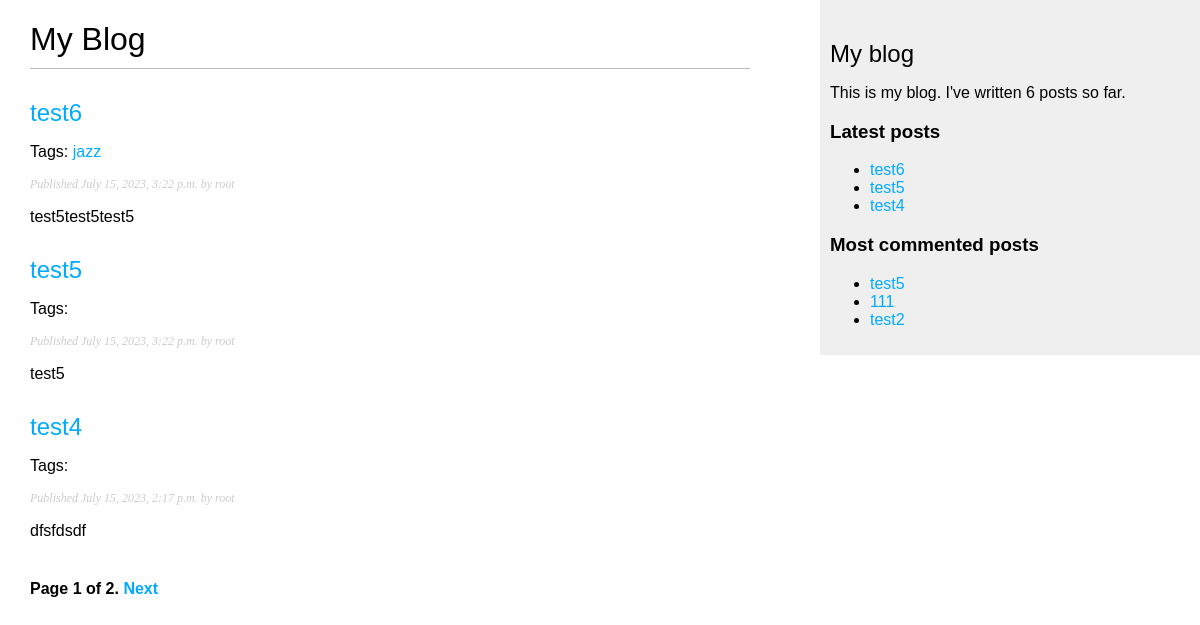
The page /blog/ on the database as committed earlier.
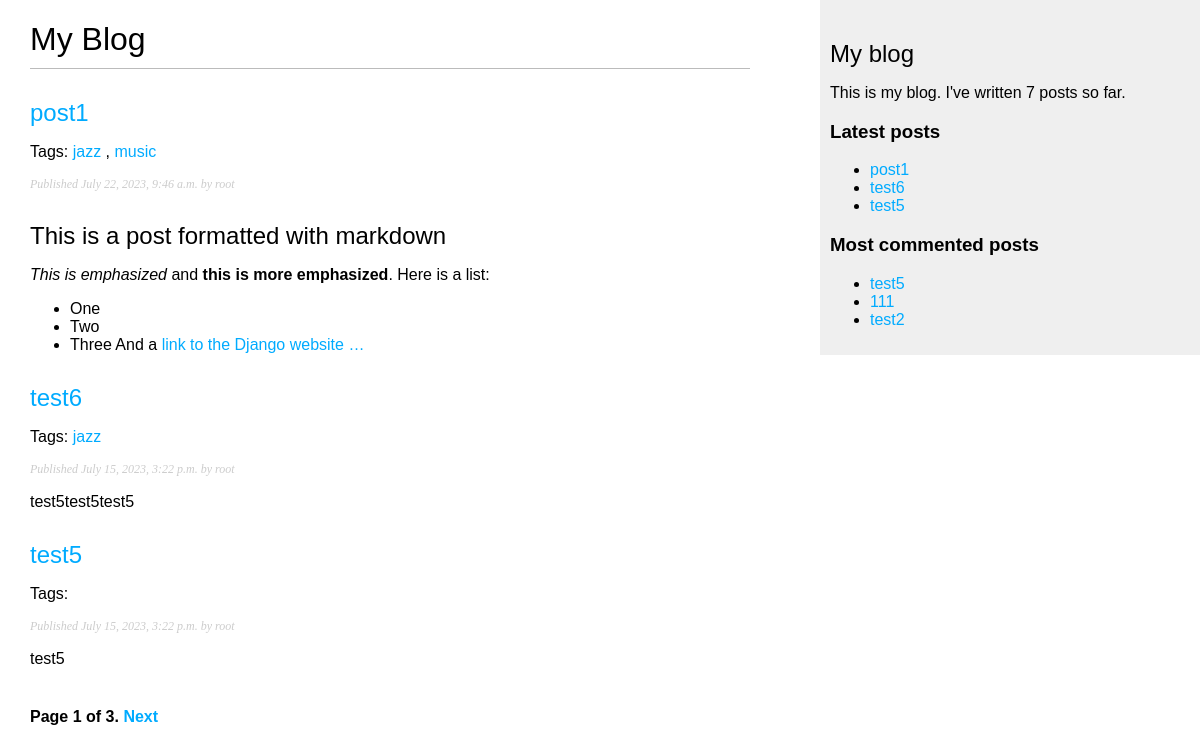
The same page on the database as committed later.
### blog/models.py (models this page shows, shortened)
class Post(models.Model):
    class Status(models.TextChoices):
        DRAFT = 'DF', 'Draft'
        PUBLISHED = 'PB', 'Published'
    title = models.CharField(max_length=250)
    slug = models.SlugField(max_length=250, unique_for_date='publish')
    author = models.ForeignKey(User,
                               on_delete=models.CASCADE,
                               related_name='blog_posts')
    body = models.TextField()
    publish = models.DateTimeField(default=timezone.now)
    created = models.DateTimeField(auto_now_add=True)
    updated = models.DateTimeField(auto_now=True)
    status = models.CharField(max_length=2,
                              choices=Status.choices,
                              default=Status.DRAFT)
    tags = TaggableManager()
    objects = models.Manager()
    published = PublishedManager()
    class Meta:
        ordering = ['-publish']
        indexes = [
            models.Index(fields=['-publish']),
        ]
    def get_absolute_url(self):
        return reverse('blog:post_detail',
                       args=[self.publish.year, self.publish.month, self.publish.day, self.slug])

### blog/views.py (the view)
# urls.py: path('', views.post_list, name='post_list'),
def post_list(request, tag_slug=None):
    post_list = Post.published.all()
    tag = None
    if tag_slug:
        tag = get_object_or_404(Tag, slug=tag_slug)
        post_list = post_list.filter(tags__in=[tag])
    paginator = Paginator(post_list, 3)
    page_number = request.GET.get('page', 1)
    try:
        posts = paginator.page(page_number)
    except EmptyPage:
        posts = paginator.page(paginator.num_pages)
    except PageNotAnInteger:
        posts = paginator.page(paginator.num_pages)
    return render(request, 'post/list.html', {'posts': posts, 'tag': tag})

### blog/models.py (called while the page is built)
    def get_queryset(self):
        return super().get_queryset().filter(status=Post.Status.PUBLISHED)

### blog/templatetags/blog_tags.py (called while the page is built)
@register.simple_tag
def total_posts():
    return Post.published.count()

@register.simple_tag
def get_most_commented_posts(count=3):
    return Post.published.annotate(total_comments=Count('comments')).order_by('-total_comments')[:count]

@register.inclusion_tag('post/latest_posts.html')
def show_latest_posts(count=3):
    latest_posts = Post.published.order_by('-publish')[:count]
    return {'latest_posts': latest_posts}

@register.filter(name='markdown')
def markdown_format(text):
    return mark_safe(markdown.markdown(text))

### blog/templates/post/list.html (shortened to what this page needs)
{% extends "base.html" %}
{% load blog_tags %}
{% block content %}
 <h1>My Blog</h1>
 {% for post in posts %}
 <h2>
 <a href="{{ post.get_absolute_url }}">
 {{ post.title }}
 </a>
 </h2>
 <p class="tags">Tags:
      {% for tag in post.tags.all %}
     <a href="{% url "blog:post_list_by_tag" tag.slug %}">
     {{ tag.name }}
     </a>
     {% if not forloop.last %}, {% endif %}
     {% endfor %}
 </p>
 <p class="date">
 Published {{ post.publish }} by {{ post.author }}
 </p>
 {{ post.body|markdown|truncatewords_html:30 }}
 {% endfor %}
    {% include "pagination.html" with page=posts  %}
{% endblock %}

### blog/templates/base.html (shortened to what this page needs)
{% load blog_tags %}
{% load static %}
<!DOCTYPE html>
<html>
<head>
 <link href="{% static "css/blog.css" %}" rel="stylesheet">
</head>
<body>
 <div id="content">
 {% block content %}
 {% endblock %}
 </div>
 <div id="sidebar">
 <h2>My blog</h2>
 <p>
     This is my blog.
     I've written {% total_posts %} posts so far.
 </p>
     <h3>Latest posts</h3>
    {% show_latest_posts 3 %}
      <h3>Most commented posts</h3>
     {% get_most_commented_posts as most_commented_posts %}
     <ul>
     {% for post in most_commented_posts %}
     <li>
     <a href="{{ post.get_absolute_url }}">{{ post.title }}</a>
     </li>
     {% endfor %}
 </div>
</body>
</html>

### blog/templates/pagination.html (shortened to what this page needs)
<div class="pagination">
 <span class="step-links">
 <span class="current">
 Page {{ page.number }} of {{ page.paginator.num_pages }}.
 </span>
 {% if page.has_next %}
 <a href="?page={{ page.next_page_number }}">Next</a>
 {% endif %}
 </span>
 </div>

### blog/templates/post/latest_posts.html
<ul>
 {% for post in latest_posts %}
 <li>
 <a href="{{ post.get_absolute_url }}">{{ post.title }}</a>
 </li>
 {% endfor %}
</ul>

### blog/static/css/blog.css (style rules this page uses)
body { margin:0; padding:0; font-family:helvetica, sans-serif; }
a { color:#00abff; text-decoration:none; }
h1 { font-weight:normal; border-bottom:1px solid #bbb; padding:0 0 10px 0; }
h2 { font-weight:normal; margin:30px 0 0; }
#content { float:left; width:60%; padding:0 0 0 30px; }
#sidebar { float:right; width:30%; padding:10px; background:#efefef; height:100%; }
p.date { color:#ccc; font-family: georgia, serif; font-size: 12px; font-style: italic; }
.pagination { margin:40px 0; font-weight:bold; }

Rows that differ between the two databases and show on the page:
no longer on this page (row unchanged): Post: title "test4", publish "July 15, 2023, 2:17 p.m.", author "root", body "dfsfdsdf"
added Post: title "post1", publish "July 22, 2023, 9:46 a.m.", author "root", body "This is a post formatted with markdown This is emphasized and this is more emphasized . Here is a list: One Two Three And a link to the Django website …", Tag (name "jazz")
now on this page (row unchanged): Tag: name "music", shown under "post1"
Other text that changed with them:
{{ page.paginator.num_pages }}: "2" → "3"
text no longer shown: "6"
text now shown: "7"
